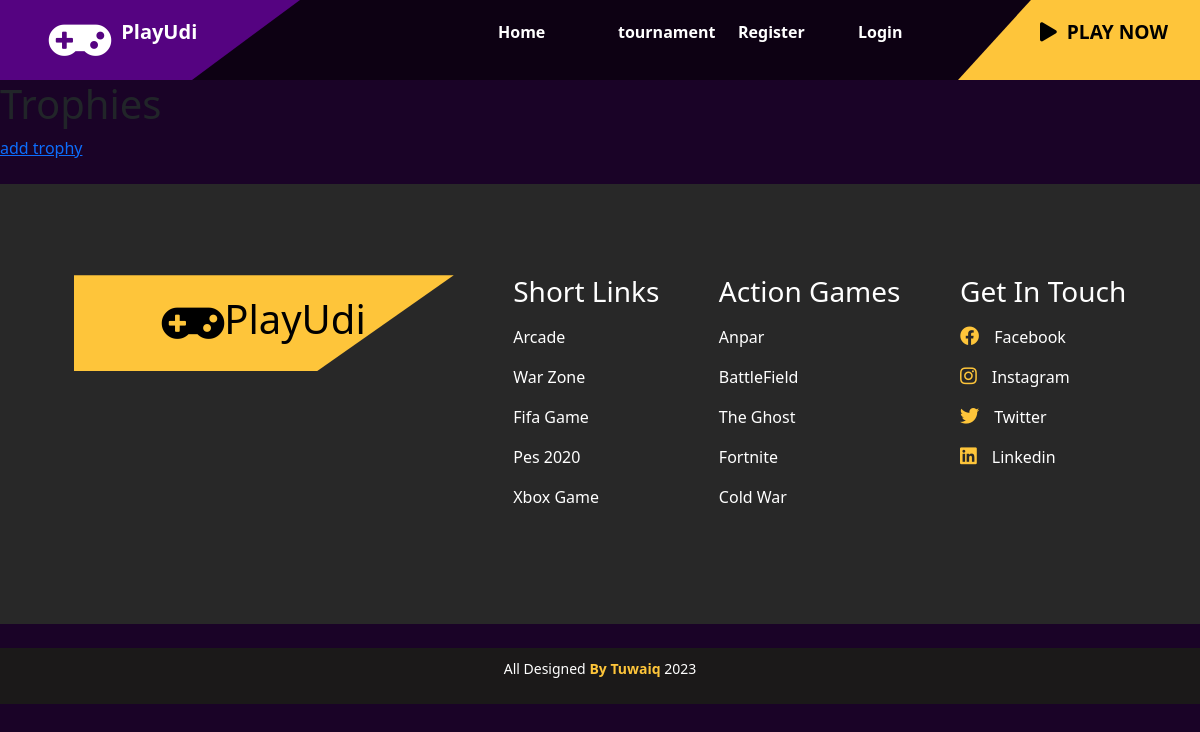
Before: /trophy/ with the older database file.
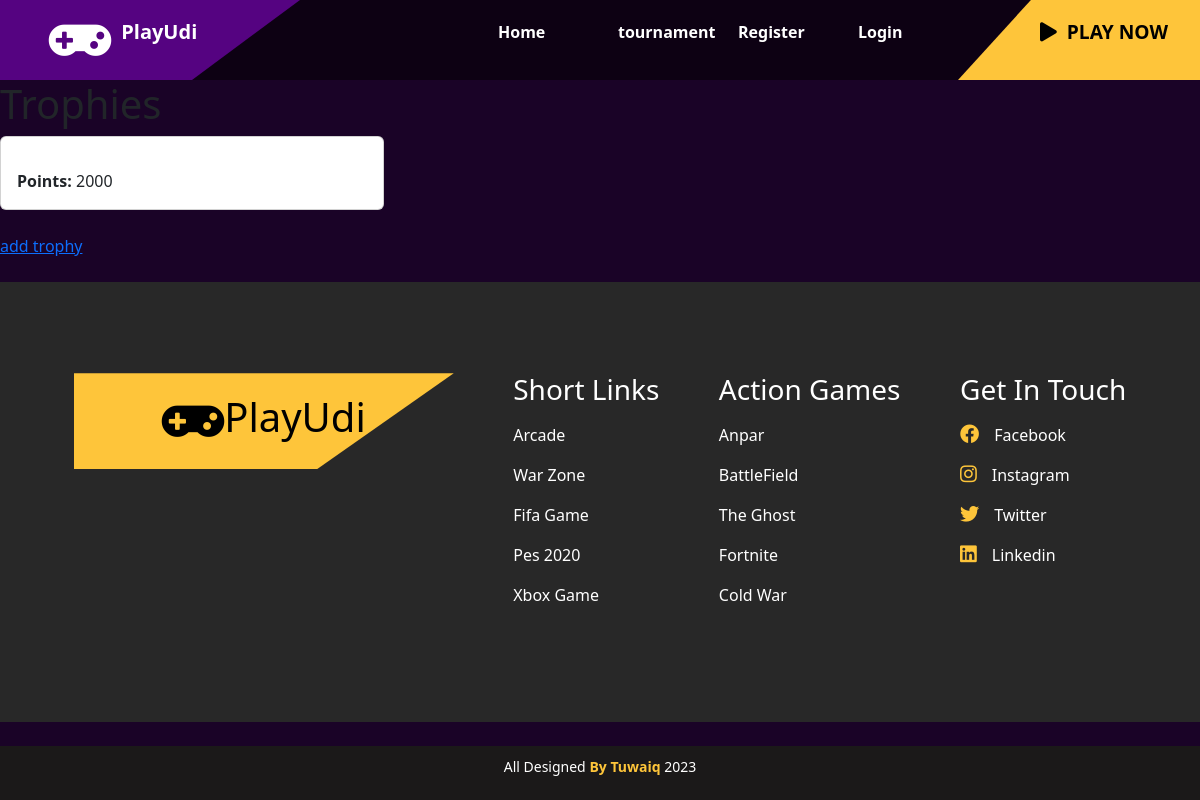
After: the same page with the newer database file.
### tournament/models.py (models this page shows)
class Trophy(models.Model):
    winner = models.ForeignKey(Profile, on_delete=models.CASCADE, default=None)
    tournament = models.OneToOneField(Tournament, on_delete=models.CASCADE, default=None)
    points = models.IntegerField(default=0)

### trophy/views.py (the view)
# urls.py: path('', views.trophy_view, name="trophy_view"),
def trophy_view(request: HttpRequest) -> HttpResponse:
    trophies = Trophy.objects.all()
    return render(request, 'trophy/trophies.html', {"trophies":trophies})

### trophy/templates/trophy/trophies.html (shortened to what this page needs)
{% extends 'main/base.html' %}
{% block content %}
<h1>Trophies</h1>
  <div class="row">
    {% for trophy in trophies %}
      <div class="col-md-4">
        <div class="card mb-4">
          <div class="card-body">
            <p class="card-text"><strong>Points:</strong> {{ trophy.points }}</p>
          </div>
        </div>
      </div>
    {% endfor %}
  </div>
<a href="{% url 'trophy:add_trophy_view' %}"> add trophy </a>
{% endblock%}

Changed rows visible on the page:
added Trophy: points "2000"
